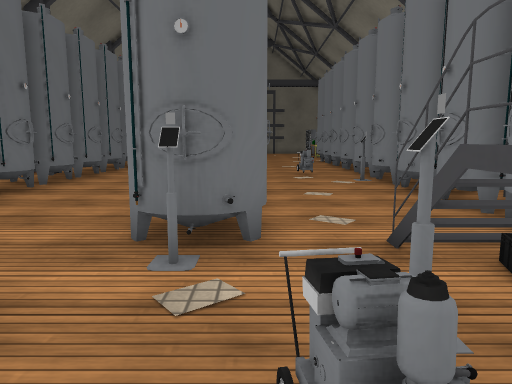
View 1 (above)

16 first-person views from a walk through a Unity game level. The camera is 1.2 m above the floor, tilts 8° down and sees 70° across. The floor is counted in squares, 1 m on a side. Each view is taken from the middle of a square. On the plan, view 1 faces up. The plan holds only what a view shows up to about 15 squares ahead; the rest is blank. The player character is not drawn. Some animated figures are not drawn. Some surface patterns are stand-ins.

View 2
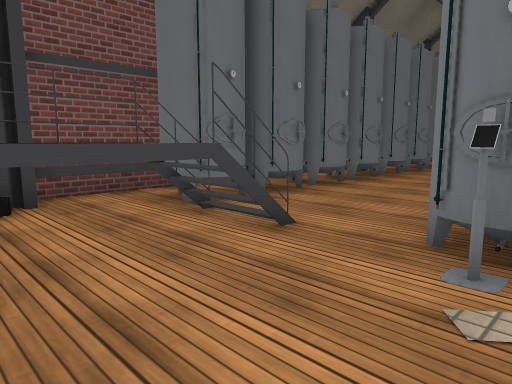

View 3
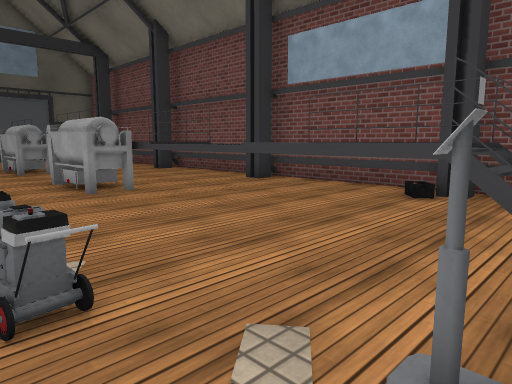

View 4
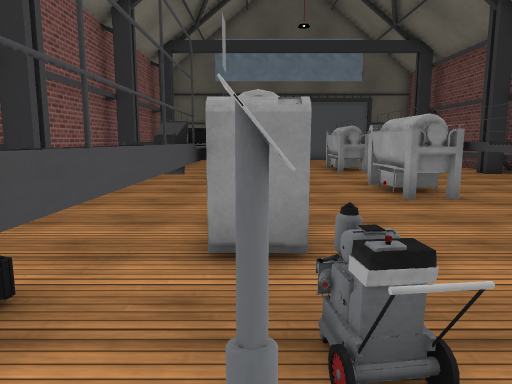

View 5
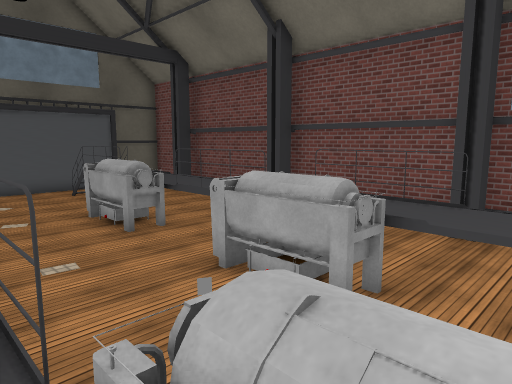

View 6
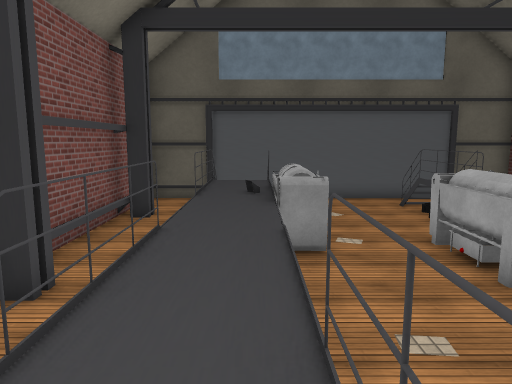

View 7
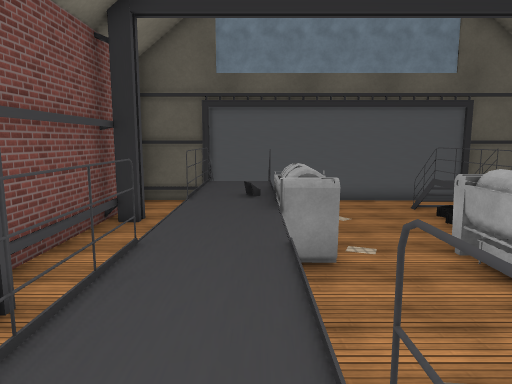

View 8
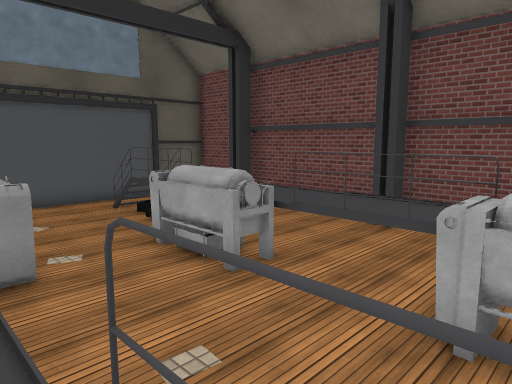

View 9
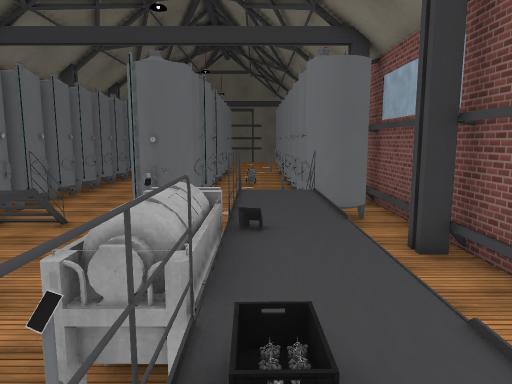

View 10
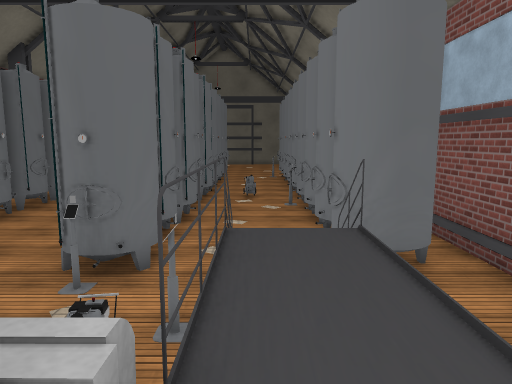

View 11
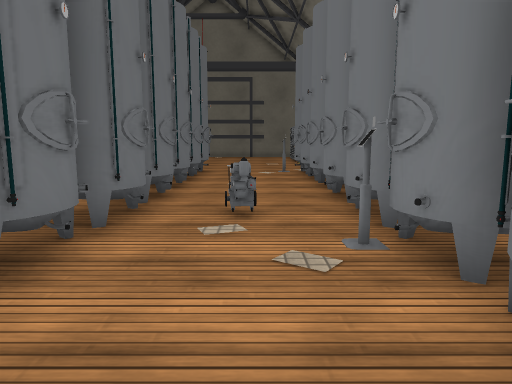

View 12
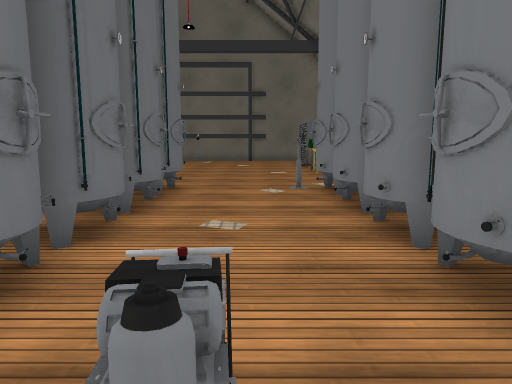

View 13
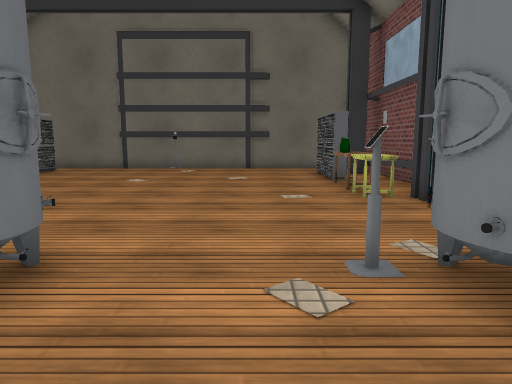

View 14
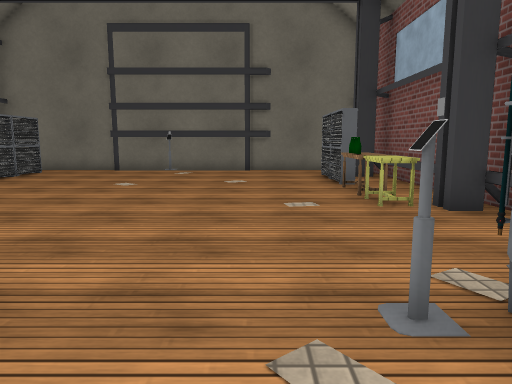

View 15
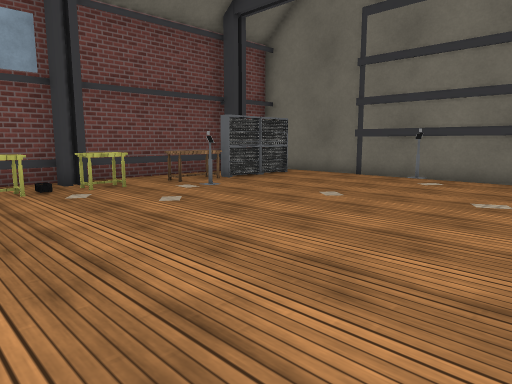

View 16
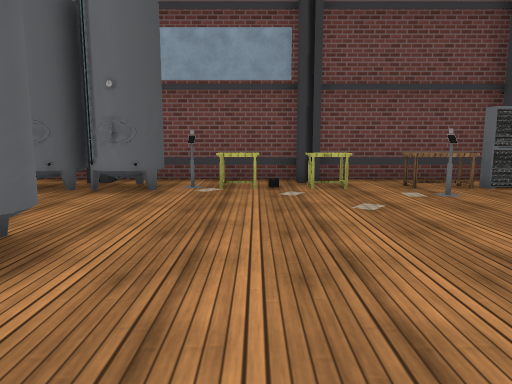

### Floor plan
Key: @ floor where view 1 was taken; # wall or solid block; x gap in a wall; . main floor; : floor 1 m higher than the main floor; / step, stairs or slope; = window, fence, low wall or low ledge; v drop or lower ground; T thing the floor can be seen under or through; O other object.
Columns run from 8 left of view 1 to 6 right of it. Each row starts with its distance up from view 1.
 34  #############
 33   O...........#
 32  OO.........OO#
 31 #OO.........OO#
 30 #O .........OO#
 29 #OO.........OO#
 28 #OO.........OO#
 27 #...........OO#
 26 #OO.........OO#
 25 #OO...........#
 24 #OO...........
 23 #OO...........
 22 #O#.....O....
 21 ###O...#O..O#
 20  ##....##...#
 19   #O    O..O#
 18         #...#
 17         O..O#
 16         #...#
 15   #O    O..O#
 14   #.    #...#
 13   #O    O.OO#
 12   #..   #...#
 11   #O.   O..O#
 10   #..   #...#
  9   #O..  O..O#
  8   #...  #...#
  7   #O..O O..O#
  6   #.... #...#
  5  ##O..O #..O##
  4 ##TT/#.O#.//###
  3 #..v/v....// .#
  2 #..=:v..O#:: /#
  1 #..= v...#:: .#
  0 #..= v..@.:: .#
 -1 #..v v...O/:..
 -2 #..v v... ::..
 -3 #..v:v... ::.
 -4 #..x:O...#/:. #
 -5 #..=:OO.../:. #
 -6 #..= OO...::. #
 -7 #..x OO...::. #
 -8 #..v:=....::. #
 -9 #..v:=....::..#
-10 #..v:=....::..#
-11 #..v:OO...::..#
-12 #..v:OO...:: .#
-13 #..v OO.. :: .#
-14 #..v O... /: .#
-15 #    =...O:: .#
-16 #    =..# :: .#
-17 #  v/x..  // .#
-18    #/#..     ..
-19    .....     ..
-20 ###############

Positions as (right, up) in squares from view 1, and headings:
1: (0, 0), facing up
2: (0, 0), facing up-left
3: (1, 4), facing down-left
4: (1, 3), facing down
5: (2, -2), facing down-left
6: (2, -5), facing down
7: (2, -6), facing down
8: (2, -6), facing down-left
9: (2, -6), facing up
10: (2, -2), facing up
11: (2, 7), facing up
12: (2, 12), facing up
13: (2, 18), facing up
14: (2, 19), facing up
15: (3, 22), facing up-left
16: (3, 24), facing left
